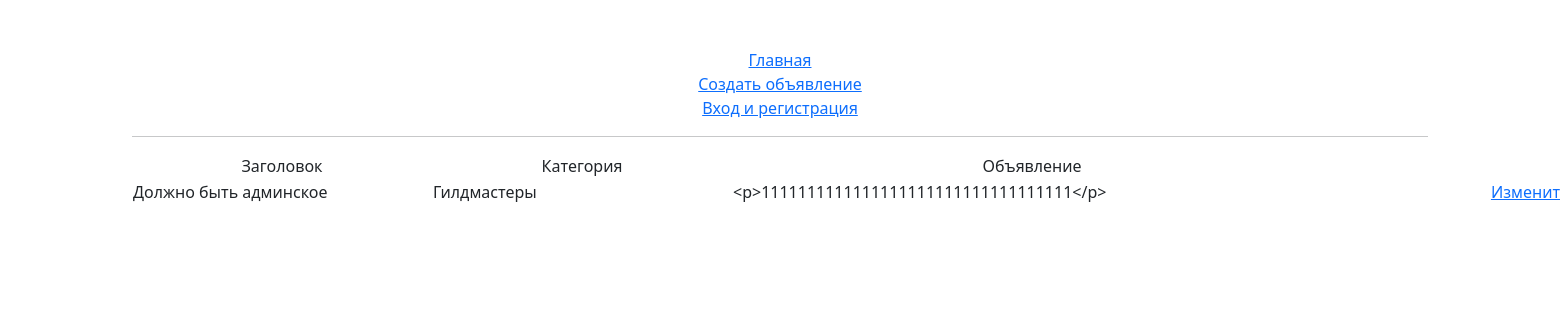
/19, run on the app's committed database.
### socproject/models.py (models this page shows, shortened)
class Bulletins(models.Model):
    author = models.ForeignKey(User, on_delete=models.CASCADE)
    category = models.ForeignKey(BulletinsCategory, on_delete=models.CASCADE)
    title = models.CharField(max_length=64)
    text = RichTextField()

class BulletinsCategory(models.Model):
    naming = models.CharField(max_length=32)
    def __str__(self):
        return self.naming

### socproject/views.py (the view)
# urls.py: path('<int:pk>', BulletinDetailView.as_view(), name='bulletin'),
class BulletinDetailView(DetailView):
    model = Bulletins
    template_name = 'bulletindetail.html'
    context_object_name = 'bulletin'

### templates/bulletindetail.html (shortened to what this page needs)
{% extends 'default.html' %}
{% block content %}
    <hr>
       <table style="height: 31px; margin-left: auto; margin-right: auto; width: 1800px;">
           <tbody>
               <tr>
                   <td style="width: 300px; text-align: center;"> Заголовок </td>
                   <td style="width: 300px; text-align: center;"> Категория </td>
                   <td style="width: 600px; text-align: center;"> Объявление </td>
               </tr>
                 <tr>
                     <td style="width: 300px; text-align: left;"> {{ bulletin.title }} </td>
                     <td style="width: 300px; text-align: left;"> {{ bulletin.category }} </td>
                     <td style="width: 600px; text-align: left;"> {{ bulletin.text }} </td>
                     <td>
                     <a href="{% url 'socproject:bulletinedit' pk=bulletin.id %}">Изменить</a>
                    </td>
                </tr>
           </tbody>
       </table>
{% endblock content %}

### data on the page
Bulletins: title "Должно быть админское", category "Гилдмастеры", text "<p>1111111111111111111111111111111111</p>"
